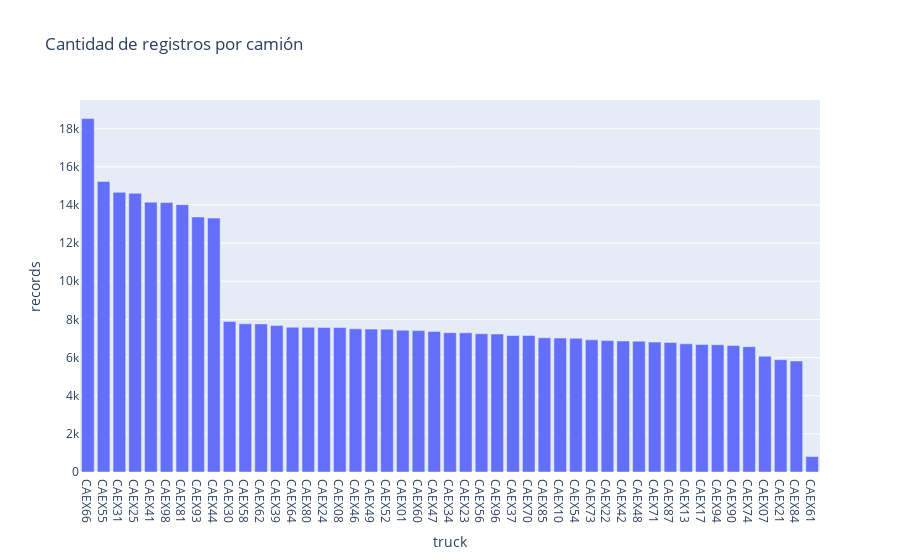

The cell this chart's notebook holds for it:
### Code cell
px.bar(truck, x='truck', y='records', title='Cantidad de registros por camión')

### Figure 1 — Plotly figure (JSON) as saved in the notebook; plotly's stock layout.template omitted (floating-point values rounded to 4 significant figures)
{"data": [{"alignmentgroup": "True", "hovertemplate": "truck=%{x}<br>records=%{y}<extra></extra>", "legendgroup": "", "marker": {"color": "#636efa", "pattern": {"shape": ""}}, "name": "", "offsetgroup": "", "orientation": "v", "showlegend": false, "textposition": "auto", "type": "bar", "x": ["CAEX66", "CAEX55", "CAEX31", "CAEX25", "CAEX41", "CAEX98", "CAEX81", "CAEX93", "CAEX44", "CAEX30", "CAEX58", "CAEX62", "CAEX39", "CAEX64", "CAEX80", "CAEX24", "CAEX08", "CAEX46", "CAEX49", "CAEX52", "CAEX01", "CAEX60", "CAEX47", "CAEX34", "CAEX23", "CAEX56", "CAEX96", "CAEX37", "CAEX70", "CAEX85", "CAEX10", "CAEX54", "CAEX73", "CAEX22", "CAEX42", "CAEX48", "CAEX71", "CAEX87", "CAEX13", "CAEX17", "CAEX94", "CAEX90", "CAEX74", "CAEX07", "CAEX21", "CAEX84", "CAEX61"], "xaxis": "x", "y": [18531, 15229, 14664, 14615, 14149, 14127, 14019, 13374, 13313, 7898, 7770, 7764, 7677, 7592, 7585, 7582, 7576, 7505, 7494, 7491, 7435, 7414, 7372, 7306, 7298, 7252, 7235, 7157, 7155, 7037, 7025, 7010, 6930, 6889, 6870, 6857, 6812, 6794, 6721, 6690, 6672, 6634, 6573, 6070, 5888, 5819, 810], "yaxis": "y"}], "layout": {"barmode": "relative", "legend": {"tracegroupgap": 0}, "title": {"text": "Cantidad de registros por camión"}, "xaxis": {"anchor": "y", "domain": [0, 1], "title": {"text": "truck"}}, "yaxis": {"anchor": "x", "domain": [0, 1], "title": {"text": "records"}}}}
